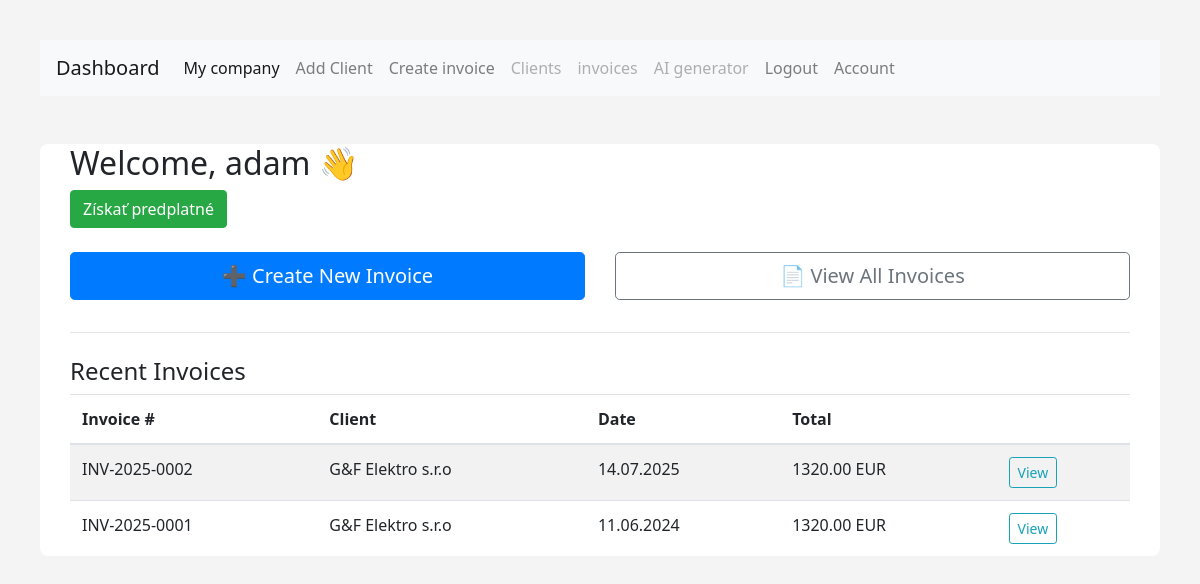
The page /dashboard (signed in) on the database as committed earlier.
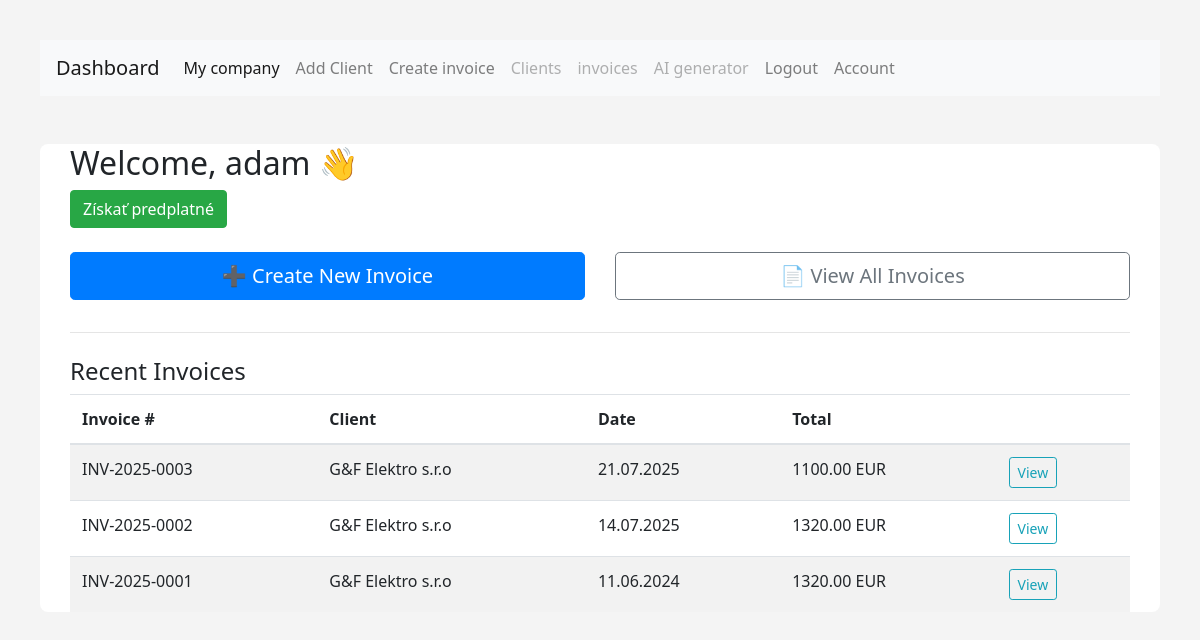
The same page on the database as committed later.
### models.py (models this page shows)
class Invoice(db.Model):
        __tablename__ = 'invoices'
        id = db.Column(db.Integer, primary_key=True)
        invoice_number = db.Column(db.String(50), nullable=False)
        date = db.Column(db.Date, nullable=False)
        due_date = db.Column(db.Date, nullable=False)
        user_id = db.Column(db.Integer, db.ForeignKey('users.id'), nullable=False)
        user = db.relationship('User', backref=db.backref('invoices', lazy=True))
        currency = db.Column(db.String(10), nullable=False)
        total_cost = db.Column(db.Float, nullable=False)  # Total cost calculated as quantity
        vat_rate = db.Column(db.Float, nullable=True, default=0.0)  # VAT rate in percentage
        client_id = db.Column(db.Integer, db.ForeignKey('clients.id'), nullable=False)
        company_id = db.Column(db.Integer, db.ForeignKey('companies.id'), nullable=False)  # Foreign key to the company
        company= db.relationship('Company', backref=db.backref('invoices', lazy=True))
        client = db.relationship('Client', backref=db.backref('invoices', lazy=True))
        items = db.relationship("InvoiceItem", back_populates="invoice", cascade="all, delete-orphan")
        created_at = db.Column(db.DateTime, default=datetime.now(timezone.utc))  # Timestamp when the invoice was created

class Client(db.Model):
        __tablename__ = 'clients'
        id = db.Column(db.Integer, primary_key=True)
        name = db.Column(db.String(100), nullable=False)
        ico = db.Column(db.String(20), nullable=False)
        dic = db.Column(db.String(20), nullable=False)
        street = db.Column(db.String(100), nullable=False)
        user_id = db.Column(db.Integer, db.ForeignKey('users.id'), nullable=False)
        user = db.relationship('User', backref=db.backref('clients', lazy=True))
        city = db.Column(db.String(50), nullable=False)
        zip_code = db.Column(db.String(20), nullable=False)
        country = db.Column(db.String(50), nullable=False)
        email = db.Column(db.String(100), nullable=False)
        phone = db.Column(db.String(20), nullable=False)
        iban = db.Column(db.String(34), nullable=False)
        bic = db.Column(db.String(11), nullable=False)
        payment_method = db.Column(db.String(50), nullable=False)
        is_vat_payer = db.Column(db.Boolean, default=False)
        ic_dph = db.Column(db.String(20), nullable=True)  # Optional field for VAT ID if the client is a VAT payer

### routes.py (the view)
@main.route('/dashboard')
@login_required
def dashboard():
    invoices = Invoice.query.filter_by(user_id=current_user.id).order_by(Invoice.date.desc()).limit(5).all()
    return render_template('dashboard.html', invoices=invoices)

### templates/dashboard.html
{% extends "base.html" %}
{% block content %}
<div class="container mt-5">
  <h2>Welcome, {{ current_user.username }} 👋</h2>
<a href="{{ url_for('main.create_checkout_session') }}" class="btn btn-success">Získať predplatné</a>
  <div class="row mt-4">
    <div class="col-md-6">
      <a href="{{ url_for('main.add_invoice') }}" class="btn btn-primary btn-lg w-100 mb-3">
        ➕ Create New Invoice
      </a>
    </div>
    <div class="col-md-6">
      <a href="{{ url_for('main.list_invoices') }}" class="btn btn-outline-secondary btn-lg w-100 mb-3">
        📄 View All Invoices
      </a>
    </div>
  </div>
  <hr>
  <h4 class="mt-4">Recent Invoices</h4>
  {% if invoices %}
    <table class="table table-striped mt-2">
      <thead>
        <tr>
          <th>Invoice #</th>
          <th>Client</th>
          <th>Date</th>
          <th>Total</th>
          <th></th>
        </tr>
      </thead>
      <tbody>
        {% for invoice in invoices %}
        <tr>
          <td>{{ invoice.invoice_number }}</td>
          <td>{{ invoice.client.name }}</td>
          <td>{{ invoice.date.strftime('%d.%m.%Y') }}</td>
          <td>{{ "%.2f"|format(invoice.total_cost) }} {{ invoice.currency }}</td>
          <td>
            <a href="{{ url_for('main.view_invoice', invoice_id=invoice.id) }}" class="btn btn-sm btn-outline-info">View</a>
          </td>
        </tr>
        {% endfor %}
      </tbody>
    </table>
  {% else %}
    <p>No invoices created yet.</p>
  {% endif %}
</div>
{% endblock %}

Rows that differ between the two databases and show on the page:
added Invoice: invoice_number "INV-2025-0003", client.name "G&F Elektro s.r.o", date "21.07.2025", total_cost "1100.00", currency "EUR"
